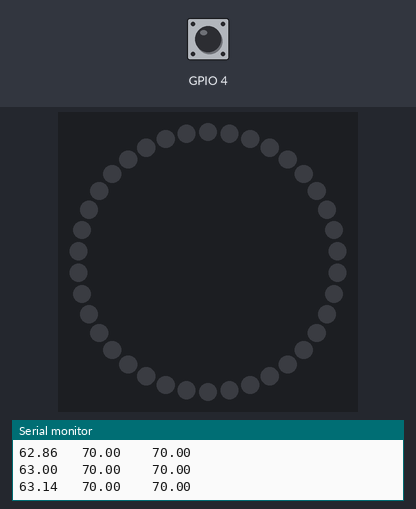
The sketch below on a simulated ESP32. On the bench: 38 RGB LEDs in a ring, first at the top, clockwise, the last lines printed to the serial monitor. The test bench sets the inputs (shaded band); at power-on: GPIO 4 HIGH. Dim RGB values are drawn brighter than linear; WiFi joins after 1.5 s; servers stay silent unless stated.

Above: at 2.7 s.
2.8 s: GPIO 4 pulled LOW for 0.15 s
At 3.7 s:
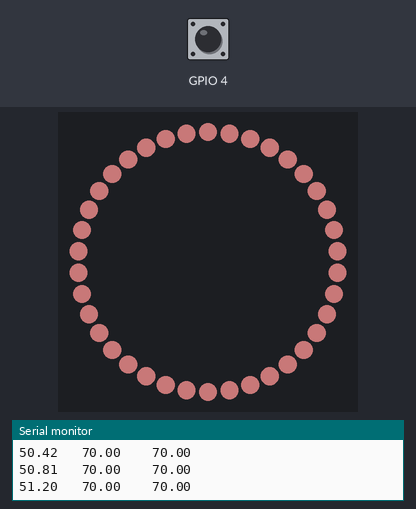
4.4 s: GPIO 4 pulled LOW for 1 s
At 5.2 s:
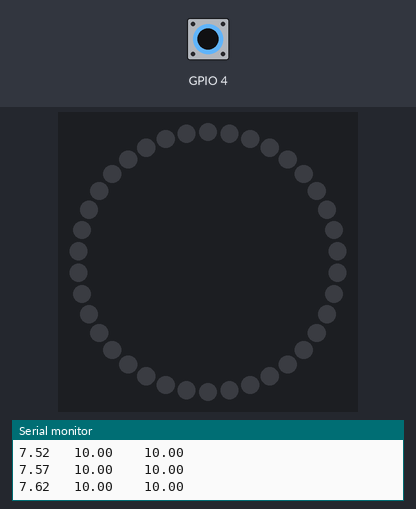
6.9 s: GPIO 4 pulled LOW for 3.2 s
At 7.9 s:
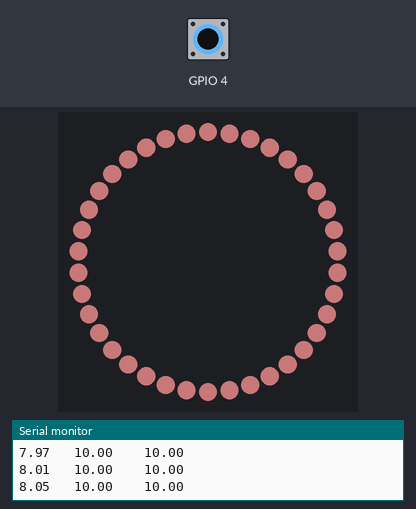
Timing chart, 0 to 9.9 s (numbered marks = the images above; inputs shaded):
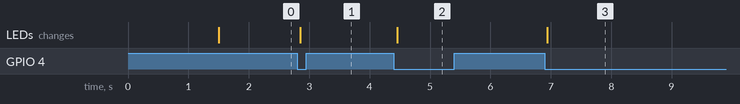

The sketch:

HelmetLamp.ino
```cpp
//Wifi Jazz
#include <WiFi.h>
#include <ESPmDNS.h>
#include <WiFiUdp.h>
#include <ArduinoOTA.h>

bool wifi_timout = 0;
const char* ssid = "SSID";
const char* password = "Password";

//Neopixel jazz
#include <NeoPixelBus.h>
const uint16_t PixelCount = 38;
const uint8_t PixelPin = 19;

int colorSaturation = 50;
int Brightness = 50;
int R = 0;
int G = 0;
int B = 0;
int Pulse = 1600; //Half the time between pulsations
RgbColor black(0);

//Button Jazz
float Button1_total = 0;
int smoothing = 50;
const int debounce = 5;
float Button1[debounce];
bool PWR = 0;

NeoPixelBus<NeoGrbFeature, Neo800KbpsMethod> ring(PixelCount, PixelPin);


void setup() {
  Serial.begin(115200);
  Serial.println("Booting");
  WiFi.mode(WIFI_STA);
  WiFi.begin(ssid, password);
  while (WiFi.waitForConnectResult() != WL_CONNECTED) {
    Serial.println("Connection Failed!");
    delay(5000);
    //ESP.restart();
  }
  OTA_init();
     touch_pad_init();
    touchSetCycles(0x6000 ,0x6000);
   // touch_pad_set_cnt_mode(0, TOUCH_PAD_SLOPE_7, TOUCH_PAD_TIE_OPT_HIGH);
    ring.Begin();
    ring.Show();
}


void loop() {
  if (millis()<600000){ArduinoOTA.handle();}
  else if (wifi_timout==0){
    ArduinoOTA.end();
    wifi_timout = 1;
    WiFi.mode(WIFI_OFF);
    btStop();
    }


  if (button1_capture()==1){
    ring.ClearTo(black);ring.Show();
    PWR = !PWR;
    }
  if (millis()<1500){PWR = 0;}
  if (ring.CanShow()&&PWR==1){Light(0);}
  delay(10);
}

void OTA_init(){
   ArduinoOTA
    .onStart([]() {
      String type;
      if (ArduinoOTA.getCommand() == U_FLASH)
        type = "sketch";
      else // U_SPIFFS
        type = "filesystem";

      // NOTE: if updating SPIFFS this would be the place to unmount SPIFFS using SPIFFS.end()
      Serial.println("Start updating " + type);
    })
    .onEnd([]() {
      Serial.println("\nEnd");
    })
    .onProgress([](unsigned int progress, unsigned int total) {
      Serial.printf("Progress: %u%%\r", (progress / (total / 100)));
    })
    .onError([](ota_error_t error) {
      Serial.printf("Error[%u]: ", error);
      if (error == OTA_AUTH_ERROR) Serial.println("Auth Failed");
      else if (error == OTA_BEGIN_ERROR) Serial.println("Begin Failed");
      else if (error == OTA_CONNECT_ERROR) Serial.println("Connect Failed");
      else if (error == OTA_RECEIVE_ERROR) Serial.println("Receive Failed");
      else if (error == OTA_END_ERROR) Serial.println("End Failed");
    });

  ArduinoOTA.begin();

  Serial.println("Ready");
  Serial.print("IP address: ");
  Serial.println(WiFi.localIP());
}

int button1_capture(){
    for (int i=0; i<(debounce-1);i++){
    Button1[i]=Button1[i+1];
  }
    Button1[debounce-1] = (touchRead(T0));
    float current = MaxArray(Button1);
    float Button1_smooth = Button1_total/smoothing;

//  float current = AveArray(Button1);
  Serial.print(Button1_smooth);Serial.print("   ");Serial.print(current);Serial.print("    ");Serial.println(Button1[debounce-1]);
  if (current < (0.85*Button1_smooth)){
    Button1_total = 0; //works as a debounce
    return 1;
  }else{
    Button1_total = current +Button1_total -Button1_smooth;
  }
  return 0;
}

float MaxArray(float MaxMe[]){
  float mxm = MaxMe[0];
  float mnm = MaxMe[0];
  for (int i=0; i<debounce; i++) {
    if (MaxMe[i]>mxm) {
      mxm = MaxMe[i];
    }
  }
return mxm;
}

float AveArray(float AveMe[]){
  float total = 0;
  float ave = 0;
  for (int i=0; i<debounce; i++) {
      total+=AveMe[i];
  }
  ave = total/debounce;
return ave;
}

void Light(bool flag){
  ring.ClearTo(black);

  //Calculate pulse status
  if (flag==1){
    int timer = (millis() % (Pulse*2));
    Brightness = 80+40*(abs(timer-Pulse))/Pulse;
  }else{
    Brightness = 100;
  }
  R = Brightness;
  G = Brightness* 0.6;
  B = Brightness* 0.6;


  for (int i = 0; i<=38; i++){
  ring.SetPixelColor(i, RgbColor(R,G,B));
  }


  //remove requirement for 0% if statement
    ring.Show();
}


void Portion(int lights){
  lights = lights/3;
    ring.ClearTo(black);
    Serial.println(lights);
    for (int i = 0; i<=lights; i++){
  ring.SetPixelColor(i, RgbColor(50,50,50));
      ring.Show();
  }
}
```

Measured:
- after the input at 2.8 s, the LEDs: change after 0.05 s (image 1)
- after the input at 4.4 s, the LEDs: change after 0.06 s (image 2)
- after the input at 6.9 s, the LEDs: change at once (image 3)
